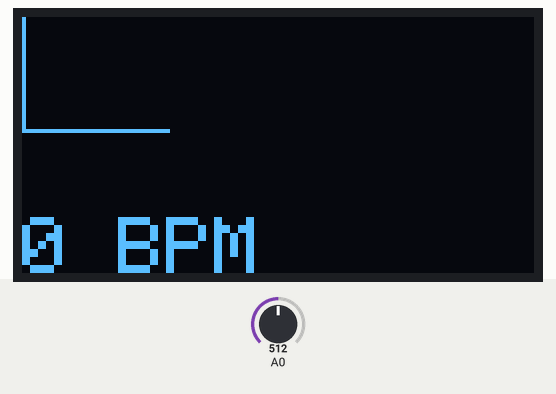
Bench run of a sketch on a simulated ESP8266 (NodeMCU). Parts: 128×64 one-colour display. The inputs (shaded band) are chosen by the test bench; at power-on: A0 = 512. What the sketch prints to the serial monitor is not drawn.

Above: at 2.7 s.
2.8 s: A0 set to 122
At 3.8 s:
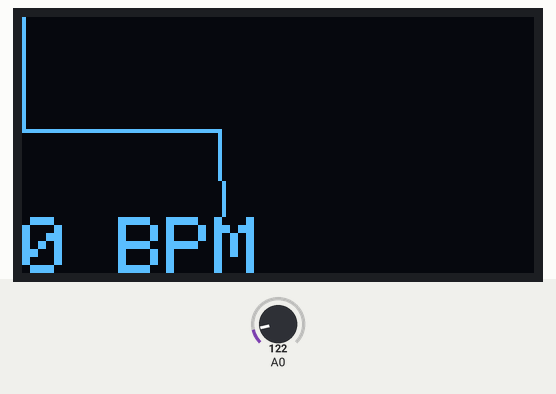
5.8 s: A0 set to 306
At 6.0 s:
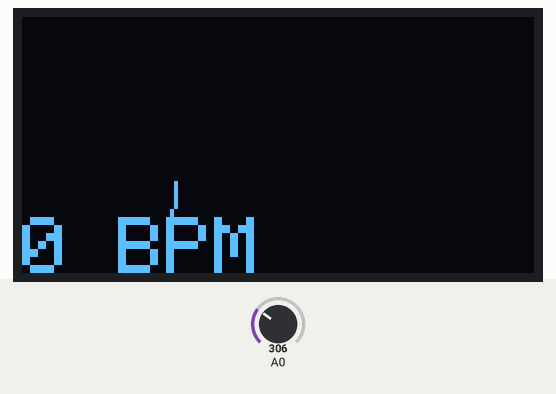
7.3 s: A0 set to 117
At 8.0 s:
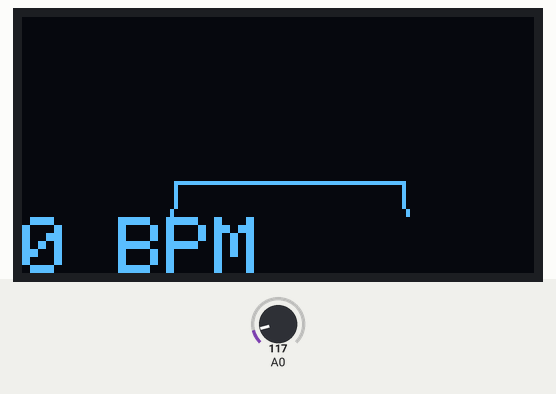
Timing chart, 0 to 10.3 s (numbered marks = the images above; inputs shaded):
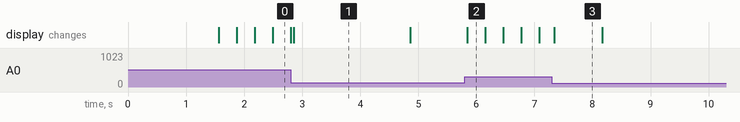

Measured:
- after the input at 5.8 s, the display: changes after 0.05 s (image 2)
- what the display in image 1 shows lasts 2.0 s, from 2.9 s to 4.9 s
- what the display in image 3 shows lasts 0.9 s, from 7.3 s to 8.2 s

The sketch:

smart_gloves.ino
```cpp
#include <Adafruit_SSD1306.h>
#include <CayenneMQTTESP8266.h>
#define OLED_Address 0x3C
Adafruit_SSD1306 oled(1);

// WiFi network info.
char ssid[] = "sahana";
char wifiPassword[] = "sahana123";
// Cayenne authentication info. This should be obtained from the Cayenne Dashboard.
char username[] = "002d0640-ba79-11e8-bf81-6b1a7e6fd7d2";
char password[] = "4b848b83d646f0fc48259473bde92af70b161e55";
char clientID[] = "7ab02130-bc32-11e8-9747-bb363659b178";

int x=0;
int lastx=0;
int lasty=0;
int LastTime=0;
bool BPMTiming=false;
bool BeatComplete=false;
int BPM=0;

#define UpperThreshold 550
#define LowerThreshold 500

void setup() {
  oled.begin(SSD1306_SWITCHCAPVCC,OLED_Address);
  oled.clearDisplay();
  oled.setTextSize(2);
  Cayenne.begin(username, password, clientID, ssid, wifiPassword);
  Serial.begin(9600);
}


void loop()
{
  if(x>127)
  {
    oled.clearDisplay();
    x=0;
    lastx=x;
  }

  int value=analogRead(A0);
  oled.setTextColor(WHITE);
  int y=60-(value/16);
  oled.writeLine(lastx,lasty,x,y,WHITE);
  lasty=y;
  lastx=x;
  // calc bpm

  if(value>UpperThreshold)
  {
    if(BeatComplete)
    {
      BPM=millis()-LastTime;
      BPM=int(60/(float(BPM)/1000));
      BPMTiming=false;
      BeatComplete=false;
    }
    if(BPMTiming==false)
    {
      LastTime=millis();
      BPMTiming=true;
    }
  }
  if((value<LowerThreshold)&(BPMTiming))
    BeatComplete=true;
    // display bpm
  oled.writeFillRect(0,50,128,16,BLACK);
  oled.setCursor(0,50);
  oled.print(BPM);
  oled.print(" BPM");
  oled.display();
  Serial.print("BPM = ");Serial.print(BPM);
  x++;
  Cayenne.virtualWrite(0, BPM);
}
```
